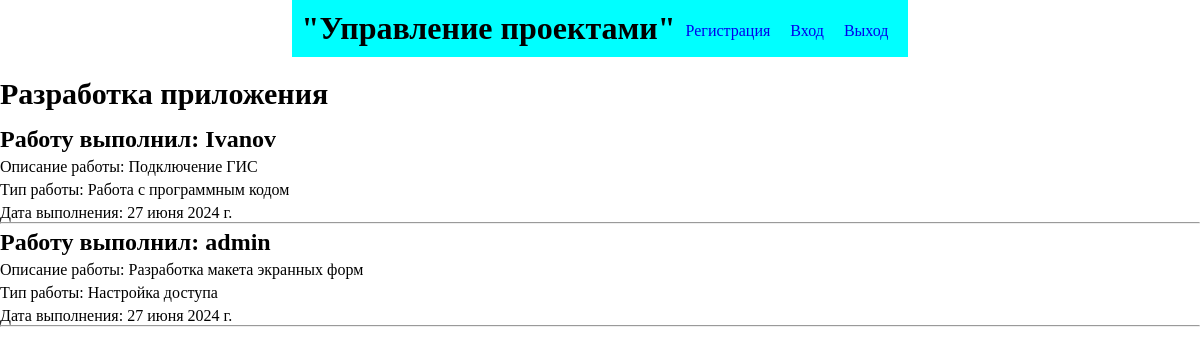
Page /works_by_project/2 on the committed database.
### main/models.py (models this page shows, shortened)
class Project(models.Model):
    STATUS_CHOICE = (
        ("В работе", "В работе"),
        ("Завершен", "Завершен"),
    )
    name = models.CharField('Название', max_length=255)
    date_start = models.DateField('Дата начала')
    date_end = models.DateField('Дата сдачи')
    status = models.CharField("Статус проекта", choices=STATUS_CHOICE, max_length=50)
    class Meta:
        verbose_name = 'Проект'
        verbose_name_plural = 'Проекты'

class WorkOnProject(models.Model):
    project = models.ForeignKey(Project, on_delete=models.CASCADE, verbose_name='Проект')
    worker = models.ForeignKey(AdvUser, on_delete=models.CASCADE, verbose_name='Сотрудник')
    description = models.TextField('Описание')
    type_work = models.ForeignKey(TypeWork, on_delete=models.CASCADE, verbose_name='Вид работы')
    dat = models.DateField("Дата")
    class Meta:
        verbose_name = 'Работа по проекту'
        verbose_name_plural = 'Работы по проектам'

class AdvUser(AbstractUser):
    dolzn = models.ForeignKey(Dolzn, on_delete=models.CASCADE, null=True, blank=True, verbose_name='Должность')
    class Meta:
        verbose_name = 'Сотрудник'
        verbose_name_plural = 'Сотрудники'
    def __str__(self):
        return self.username

class TypeWork(models.Model):
    name = models.CharField('Название', max_length=255)
    class Meta:
        verbose_name = 'Вид работы'
        verbose_name_plural = 'Виды работ'
    def __str__(self):
        return self.name

### main/views.py (the view)
# urls.py: path('works_by_project/<int:pk>', works_by_project, name='works_by_project'),
def works_by_project(request, pk):
    wokrs = WorkOnProject.objects.filter(project_id=pk)
    project = Project.objects.get(pk=pk)
    context = {
        "works": wokrs,
        "project": project,
    }
    return render(request, 'works_by_project.html', context)

### main/templates/works_by_project.html
{% extends "base.html" %}
{% load static %}
{% block content %}
	<h1 class="greeting-text">{{ project.name }}</h1>
	{% for work in works %}
		<div class="work_container">
			<h2>Работу выполнил: {{ work.worker }}</h2>
			<p>Описание работы: {{ work.description }}</p>
			<p>Тип работы: {{ work.type_work }}</p>
			<p>Дата выполнения: {{ work.dat }}</p>
			<hr>
		</div>
	{% endfor %}
{% endblock %}

### main/static/style.css (style rules this page uses)
* { margin: 0; padding: 0; }
.greeting-text { margin-top: 20px; font-size: 30px; margin-bottom: 15px; }
p { margin-top: 5px; }
.work_container { margin-bottom: 5px; }

### rows in the picture
Project: name "Разработка приложения"
WorkOnProject: worker "Ivanov", description "Подключение ГИС", type_work "Работа с программным кодом", dat "27 июня 2024 г."
WorkOnProject: worker "admin", description "Разработка макета экранных форм", type_work "Настройка доступа", dat "27 июня 2024 г."
